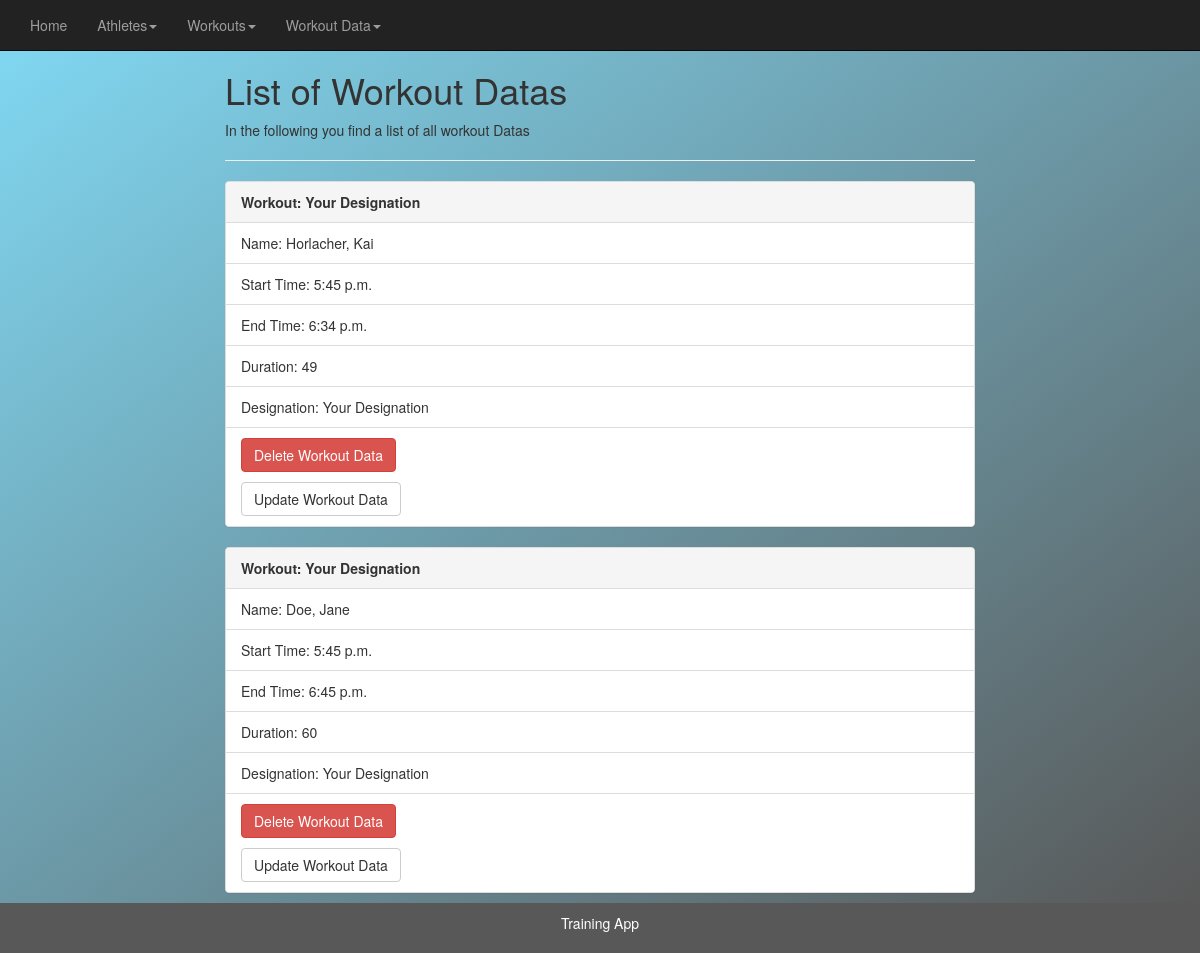
/workout_data_list, run on an earlier commit of the app's database.
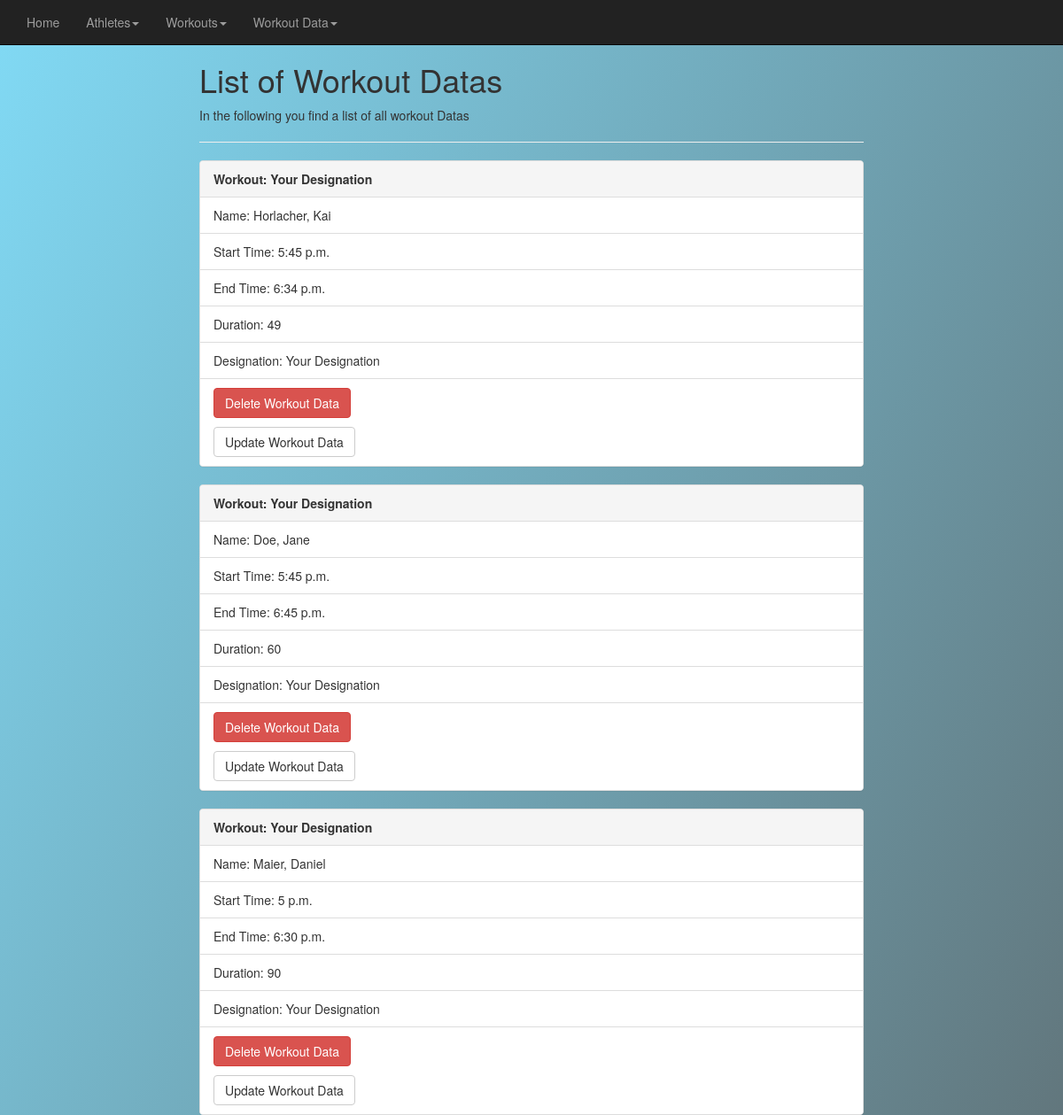
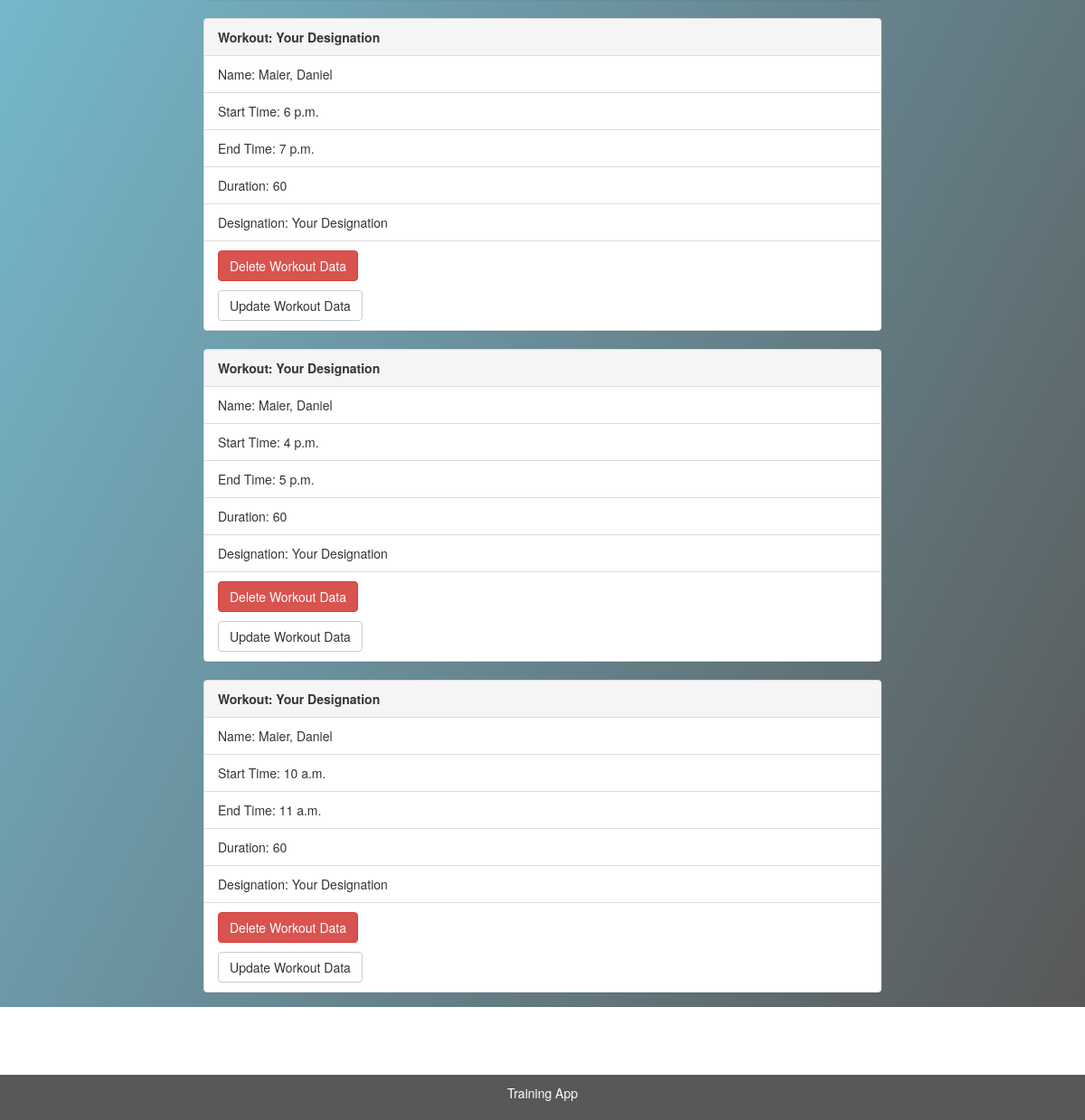
And on a later commit of the database (2 pictures, top to bottom).
### athletes/models.py (models this page shows, shortened)
class Workout_data(models.Model):
    workout = models.ForeignKey(Workout, blank=True, null=True, on_delete=models.CASCADE)
    athlete = models.ForeignKey(Athletes, blank=True, null=True, on_delete=models.CASCADE)
    start = models.TimeField(max_length=30)
    end = models.TimeField(max_length=30)
    date = models.DateField(max_length=30, default=timezone.now)
    @property
    def duration(self):
        end = self.end.hour*60 + self.end.minute
        start = self.start.hour*60 + self.start.minute
        duration = end - start
        return duration

class Workout(models.Model):
    designation = models.CharField(max_length=50)
    description = models.CharField(max_length=200)

class Athletes(models.Model):
    gender = models.CharField(max_length=10, choices=GENDER_CHOICES, default='diverse')
    first_name = models.CharField(max_length=200)
    last_name = models.CharField(max_length=200)
    height = models.IntegerField()
    weight = models.IntegerField()

### athletes/views.py (the view)
# urls.py: path('workout_data_list', views.workout_data_list, name='workout_data_list'),
def workout_data_list(request):
    workout_data_list = Workout_data.objects.all
    return render(request, "workout_data_list.html", {'workout_data_list':workout_data_list})

### athletes/templates/workout_data_list.html
{% extends 'main.html' %}
{% block content %}
      <h1>List of Workout Datas</h1>
      <p>In the following you find a list of all workout Datas</p>
      <hr>
      {% for workout in workout_data_list %}
      <div class="panel panel-default">
        <div class="panel-heading"><strong>Workout: {{ workout.workout.designation }}</strong></div>
          <ul class="list-group">
            <li class="list-group-item">Name: {{ workout.athlete.last_name }}, {{ workout.athlete.first_name }}</li>
            <li class="list-group-item">Start Time: {{ workout.start }}</li>
            <li class="list-group-item">End Time: {{ workout.end }}</li>
            <li class="list-group-item">Duration: {{ workout.duration }}</li>
            <li class="list-group-item">Designation: {{ workout.workout.designation }}</li>
            <li class="list-group-item"><a href="{% url 'delete_workout_data' workout.id %}" class="btn btn-danger">Delete Workout Data</a><p> </p><a href="{% url 'update_workout_data' workout.id %}" class="btn btn-default">Update Workout Data</a></li>
          </ul>
      </div>
      {% endfor %}
{% endblock %}

### athletes/templates/main.html (shortened to what this page needs)
<!DOCTYPE html>
<html lang="en">
<head>
  <link rel="stylesheet" href="https://maxcdn.bootstrapcdn.com/bootstrap/3.4.1/css/bootstrap.min.css">
  <link href="https://cdn.jsdelivr.net/gh/fontenele/bootstrap-navbar-dropdowns@5.0.2/dist/css/bootstrap-navbar-dropdowns.min.css" rel="stylesheet">
</head>
<body>
  <nav class="navbar navbar-inverse navbar-fixed-top">
    <div class="container-fluid">
      <div class="collapse navbar-collapse">
        <ul class="nav navbar-nav">
          <li><a href="{% url 'index'%}">Home</a></li>
          <li class="dropdown" >
            <a href="" class="dropdown-toggle" data-toggle="dropdown"
            role="button" aria-haspopup="true" aria-expanded="false">Athletes<span
            class="caret"></span></a>
          </li>
          <li class="dropdown" >
            <a href="" class="dropdown-toggle" data-toggle="dropdown"
            role="button" aria-haspopup="true" aria-expanded="false">Workouts<span
            class="caret"></span></a>
          </li>
          <li class="dropdown" >
            <a href="" class="dropdown-toggle" data-toggle="dropdown"
            role="button" aria-haspopup="true" aria-expanded="false">Workout Data<span
            class="caret"></span></a>
          </li>
        </ul>
      </div>
    </div>
  </nav>
  <div id="box1" class="container-fluid">
    <div class="col-sm-2">
    </div>
    <div class="col-sm-8">
        {% block content %}
        {% endblock %}
    </div>
    <div class="col-sm-2">
    </div>
  </div>
  <footer class="container-fluid">
    <p>Training App</p>
  </footer>
</body>
</html>

### athletes/templates/main.html (style rules this page uses)
footer { text-align: center; background-color: #585858; color: white; padding: 10px; position:fixed; bottom: 0; width: 100%; }
#box1 { padding-top: 50px; margin-bottom: 40px; background-image: linear-gradient(to right bottom, #81DAF5, #585858); height: 95vh; overflow: auto; }

What changed in the data, as far as the page shows it:
added Workout_data: workout.designation "Your Designation", athlete.last_name "Maier", athlete.first_name "Daniel", start "5 p.m.", end "6:30 p.m.", duration "90"
added Workout_data: workout.designation "Your Designation", athlete.last_name "Maier", athlete.first_name "Daniel", start "6 p.m.", end "7 p.m.", duration "60"
added Workout_data: workout.designation "Your Designation", athlete.last_name "Maier", athlete.first_name "Daniel", start "4 p.m.", end "5 p.m.", duration "60"
added Workout_data: workout.designation "Your Designation", athlete.last_name "Maier", athlete.first_name "Daniel", start "10 a.m.", end "11 a.m.", duration "60"
